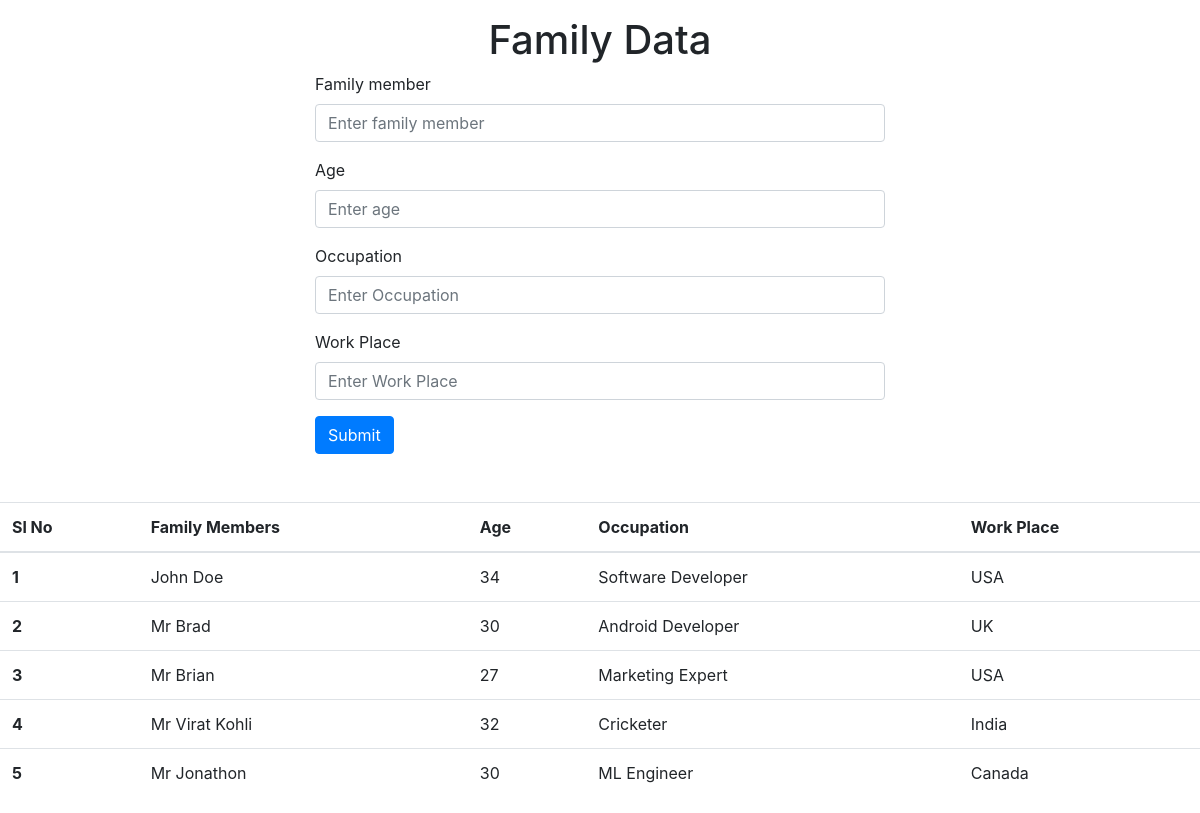
The page / on the database its author committed.
### tables this page shows
CREATE TABLE `family` (
  `id` int NOT NULL,
  `family_members` varchar(150) NOT NULL,
  `age` varchar(20) NOT NULL
);

CREATE TABLE `occupations` (
  `id` int NOT NULL,
  `occupation` varchar(150) NOT NULL,
  `work_place` varchar(150) NOT NULL,
  `family_member` varchar(10) NOT NULL
);

### index.php (the view, shortened to what this page needs)
<?php
include "./dbconnect.php";
$sql = "SELECT family.family_members, family.age, occupations.occupation, occupations.work_place
FROM family INNER JOIN occupations ON family.id = occupations.family_member";
$res = $con->query($sql);
$families = [];
while ($row = $res->fetch_object()) {
    $families[] = $row;
}
?>
<!DOCTYPE html>
<html>
	<head>
		<link rel="stylesheet" href="https://stackpath.bootstrapcdn.com/bootstrap/4.4.1/css/bootstrap.min.css">
	</head>
	<body>
		<div class="content-wrapper">
			<div class="container-fluid">
				<div class="row mt-3 justify-content-center">
					<div class="col-sm-6 ">
						<h1 class="text-center">Family Data</h1>
						<form method="post" action="<?php echo $_SERVER['PHP_SELF'] ?>" >
							<div class="form-group">
								<label for="exampleInputEmail1">Family member</label>
								<input type="text" name="family-member" class="form-control" id="exampleInputEmail1" aria-describedby="emailHelp" placeholder="Enter family member">
							</div>
							<div class="form-group">
								<label for="exampleInputPassword1">Age</label>
								<input type="text" name="age" class="form-control" id="exampleInputPassword1" placeholder="Enter age">
							</div>
							<div class="form-group">
								<label for="exampleInputPassword1">Occupation</label>
								<input type="text" name="occupation" class="form-control" id="exampleInputPassword1" placeholder="Enter Occupation">
							</div>
							<div class="form-group">
								<label for="exampleInputPassword1">Work Place</label>
								<input type="text" name="work-place" class="form-control" id="exampleInputPassword1" placeholder="Enter Work Place">
							</div>
							<button type="submit" name="submit" class="btn btn-primary">Submit</button>
						</form>
					</div>
				</div>
				<div class="row mt-5">
					<table class="table">
						<thead>
							<tr>
								<th scope="col">Sl No</th>
								<th scope="col">Family Members</th>
								<th scope="col">Age</th>
								<th scope="col">Occupation</th>
								<th scope="col">Work Place</th>
							</tr>
						</thead>
						<tbody>
							<?php $i = 0;foreach ($families as $family): ?>
							<tr>
								<th scope="row"><?php echo $i + 1; ?></th>
								<td><?php echo $family->family_members ?></td>
								<td><?php echo $family->age ?></td>
								<td><?php echo $family->occupation ?></td>
								<td><?php echo $family->work_place ?></td>
							</tr>
							<?php $i++;endforeach?>
						</tbody>
					</table>
				</div>
			</div>
		</div>
	</body>
</html>

### rows shown on the page
family: family_members "John Doe", age "34", occupations.occupation "Software Developer", occupations.work_place "USA"
family: family_members "Mr Brad", age "30", occupations.occupation "Android Developer", occupations.work_place "UK"
family: family_members "Mr Brian", age "27", occupations.occupation "Marketing Expert", occupations.work_place "USA"
family: family_members "Mr Virat Kohli", age "32", occupations.occupation "Cricketer", occupations.work_place "India"
family: family_members "Mr Jonathon", age "30", occupations.occupation "ML Engineer", occupations.work_place "Canada"
